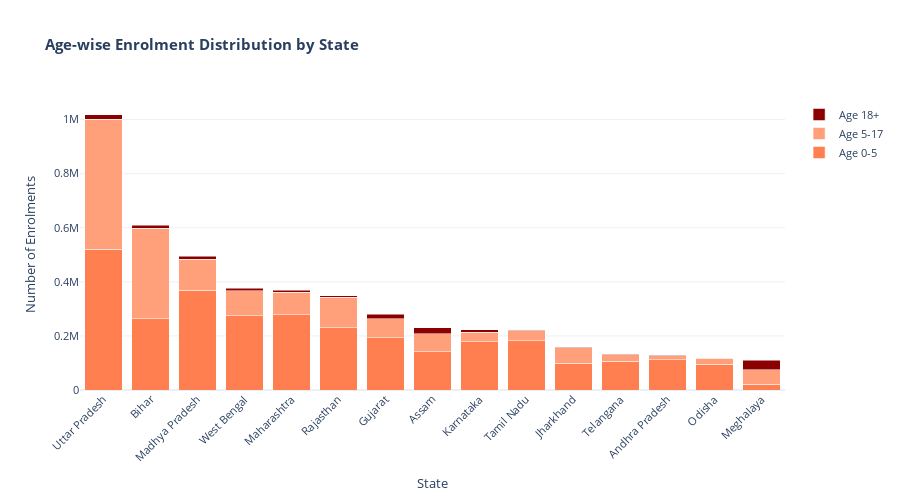

The cell this chart's notebook holds for it:
### Code cell
# 5.3 Age-wise Distribution (Stacked Percentage by State)
top_15_states = top_states["state"].tolist()
age_dist = enrol_by_state[enrol_by_state["state"].isin(top_15_states)].groupby("state")[
    ["age_0_5", "age_5_17", "age_18_greater"]
].sum().reset_index()

age_dist["total"] = age_dist[["age_0_5", "age_5_17", "age_18_greater"]].sum(axis=1)
age_dist = age_dist.nlargest(15, "total")

fig3 = go.Figure()
fig3.add_trace(go.Bar(x=age_dist["state"], y=age_dist["age_0_5"], name="Age 0-5", marker_color="coral"))
fig3.add_trace(go.Bar(x=age_dist["state"], y=age_dist["age_5_17"], name="Age 5-17", marker_color="lightsalmon"))
fig3.add_trace(go.Bar(x=age_dist["state"], y=age_dist["age_18_greater"], name="Age 18+", marker_color="darkred"))

fig3.update_layout(
    title="<b>Age-wise Enrolment Distribution by State</b>",
    xaxis_title="State", yaxis_title="Number of Enrolments",
    barmode="stack", height=500, template="plotly_white",
    xaxis=dict(tickangle=-45), font=dict(size=11)
)
fig3.show()

### Figure 1 — Plotly figure (JSON) as saved in the notebook; plotly's stock layout.template omitted (floating-point values rounded to 4 significant figures)
{"data": [{"marker": {"color": "coral"}, "name": "Age 0-5", "type": "bar", "x": ["Uttar Pradesh", "Bihar", "Madhya Pradesh", "West Bengal", "Maharashtra", "Rajasthan", "Gujarat", "Assam", "Karnataka", "Tamil Nadu", "Jharkhand", "Telangana", "Andhra Pradesh", "Odisha", "Meghalaya"], "y": [521045, 262875, 367990, 275404, 278814, 229780, 193031, 141235, 179262, 182313, 98551, 105918, 112445, 95883, 21179]}, {"marker": {"color": "lightsalmon"}, "name": "Age 5-17", "type": "bar", "x": ["Uttar Pradesh", "Bihar", "Madhya Pradesh", "West Bengal", "Maharashtra", "Rajasthan", "Gujarat", "Assam", "Karnataka", "Tamil Nadu", "Jharkhand", "Telangana", "Andhra Pradesh", "Odisha", "Meghalaya"], "y": [479682, 334802, 116381, 91401, 82116, 113123, 71182, 66085, 33863, 37227, 57539, 24505, 13746, 22216, 53305]}, {"marker": {"color": "darkred"}, "name": "Age 18+", "type": "bar", "x": ["Uttar Pradesh", "Bihar", "Madhya Pradesh", "West Bengal", "Maharashtra", "Rajasthan", "Gujarat", "Assam", "Karnataka", "Tamil Nadu", "Jharkhand", "Telangana", "Andhra Pradesh", "Odisha", "Meghalaya"], "y": [17902, 11908, 9599, 8510, 8209, 5555, 16336, 22877, 10110, 1249, 1449, 1151, 1495, 739, 35287]}], "layout": {"barmode": "stack", "font": {"size": 11}, "height": 500, "title": {"text": "<b>Age-wise Enrolment Distribution by State</b>"}, "xaxis": {"tickangle": -45, "title": {"text": "State"}}, "yaxis": {"title": {"text": "Number of Enrolments"}}}}
